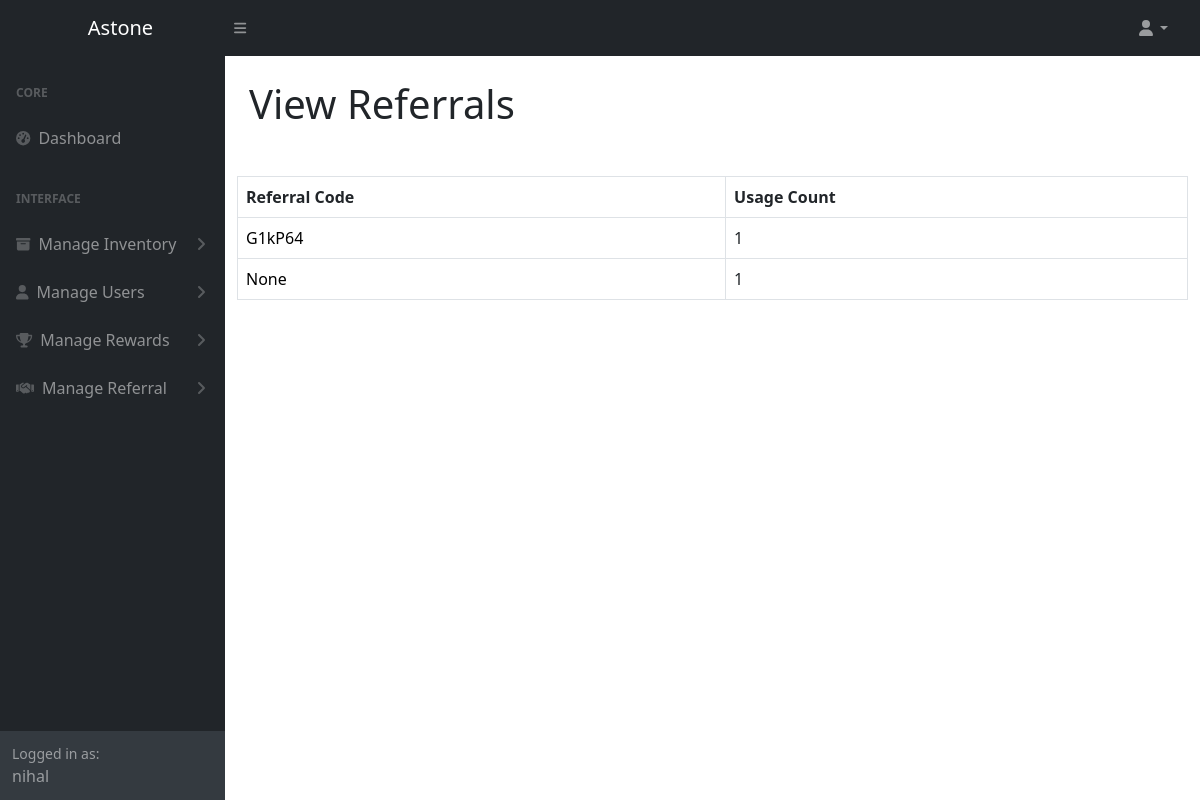
/view_referral (signed in), run on the app's committed database.
### astoneapp/models.py (models this page shows, shortened)
class User(AbstractUser):
    is_admin = models.BooleanField('is admin', default=False)
    is_staff = models.BooleanField('is staff', default=False)
    is_customer = models.BooleanField('is customer', default=False)
    name = models.CharField(max_length=100, default='User')
    mobile_number = models.CharField(max_length=20, default='Nil')
    bank_name = models.CharField(max_length=100, default='Nil')
    bank_account_number = models.CharField(max_length=50, default='Nil')
    ifsc_code = models.CharField(max_length=20, default='Nil')
    upi_id = models.CharField(max_length=100, default='Nil')
    pan_card_name = models.CharField(max_length=100, default='Nil')
    pan_card_number = models.CharField(max_length=20, default='Nil')
    profile_picture = models.ImageField(upload_to='profile_pictures', blank=True, null=True)
    referral_code = models.CharField(max_length=6, unique=True, default='DEFAULTCODE')
    referred_by = models.CharField(max_length=100, null=True, blank=True)
    supercustomer = models.BooleanField(default=False, null=True)
    rewardamount = models.DecimalField(default=0, max_digits=10, decimal_places=2, null=True, blank=True)
    balance = models.DecimalField(default=0, max_digits=10, decimal_places=2)
    withdrawn = models.DecimalField(default=0, max_digits=10, decimal_places=2)

### astoneapp/views.py (the view)
# urls.py: path('view_referral', views.view_referral, name='view_referral'),
def view_referral(request):
    top_referral_codes = (
        Qrcodescanner.objects
        .values('refferalcode')
        .annotate(code_count=Count('userid', distinct=True))
        .order_by('-code_count')
    )
    return render(request, 'astone_admin/view_referral.html', {'top_referral_codes': top_referral_codes})

### astoneapp/templates/astone_admin/view_referral.html
{% extends 'astone_admin/base.html' %}
{% load static %}
{% block content %}
<div class="container-fluid px-4">
    <h1 class="mt-4">View Referrals</h1>
</div>
<div class="container mt-5">
    <table class="table table-bordered">
        <thead>
            <tr>
                <th>Referral Code</th>
                <th>Usage Count</th>
            </tr>
        </thead>
        <tbody>
            {% for entry in top_referral_codes %}
                <tr>
                    <td>
                        {% if entry.refferalcode == 'Nil' %}
                            Without Any Referral
                        {% else %}
                            <a href="{% url 'viewusersingle2' entry.refferalcode %}" style="text-decoration:none; color:black;">{{ entry.refferalcode }}</a>
                        {% endif %}
                    </td>
                    <td>{{ entry.code_count }}</td>
                </tr>
          {% endfor %}
        </tbody>
    </table>
</div>
{% endblock %}

### astoneapp/templates/astone_admin/base.html (shortened to what this page needs)
<!DOCTYPE html>
{% load static %}
<html lang="en">
    <head>
        <link href="https://cdn.jsdelivr.net/npm/simple-datatables@7.1.2/dist/style.min.css" rel="stylesheet" />
        <link href="{% static 'css/styles.css' %}" rel="stylesheet" />
    </head>
{% if request.user.is_authenticated %}
    <body class="sb-nav-fixed">
        <nav class="sb-topnav navbar navbar-expand navbar-dark bg-dark">
            <a class="navbar-brand ps-3" href="{% url 'astoneadminhome' %}" style="text-align:center;">Astone</a>
            <button class="btn btn-link btn-sm order-1 order-lg-0 me-4 me-lg-0" id="sidebarToggle" href="#!"><i class="fas fa-bars"></i></button>
            <ul class="navbar-nav ms-auto ms-md-0 me-3 me-lg-4">
                <li class="nav-item dropdown">
                    <a class="nav-link dropdown-toggle" id="navbarDropdown" href="#" role="button" data-bs-toggle="dropdown" aria-expanded="false"><i class="fas fa-user fa-fw"></i></a>
                </li>
            </ul>
        </nav>
        <div id="layoutSidenav">
        {% if request.user.is_admin %}
            <div id="layoutSidenav_nav">
                <nav class="sb-sidenav accordion sb-sidenav-dark" id="sidenavAccordion">
                    <div class="sb-sidenav-menu">
                        <div class="nav">
                            <div class="sb-sidenav-menu-heading">Core</div>
                            <a class="nav-link" href="{% url 'astoneadminhome' %}">
                                <div class="sb-nav-link-icon"><i class="fas fa-tachometer-alt"></i></div>
                                Dashboard
                            </a>
                            <div class="sb-sidenav-menu-heading">Interface</div>
                            <a class="nav-link collapsed" href="#" data-bs-toggle="collapse" data-bs-target="#collapseLayouts" aria-expanded="false" aria-controls="collapseLayouts">
                                <div class="sb-nav-link-icon"><i class="fas fa-shopping-bag"></i>
                                </div>
                                Manage Products
                                <div class="sb-sidenav-collapse-arrow"><i class="fas fa-angle-down"></i></div>
                            </a>
                            <div class="collapse" id="collapseLayouts" aria-labelledby="headingOne" data-bs-parent="#sidenavAccordion">
                                <nav class="sb-sidenav-menu-nested nav">
                                    <a class="nav-link" href="{% url 'add_category' %}">Manage Category</a>
                                    <a class="nav-link" href="{% url 'subcategory' %}">Manage Subcategory</a>
                                    <a class="nav-link" href="{% url 'add_productimage' %}">Manage Product Images</a>
                                    <a class="nav-link" href="{% url 'addproduct' %}">Add Products</a>
                                    <a class="nav-link" href="{% url 'view_product' %}">View products</a>
                                </nav>
                            </div>
                            <a class="nav-link collapsed" href="#" data-bs-toggle="collapse" data-bs-target="#collapseInventory" aria-expanded="false" aria-controls="collapseInventory">
                                <div class="sb-nav-link-icon"><i class="fas fa-archive"></i></div>
                                Manage Inventory
                                <div class="sb-sidenav-collapse-arrow"><i class="fas fa-angle-down"></i></div>
                            </a>
                            <div class="collapse" id="collapseInventory" aria-labelledby="headingInventory" data-bs-parent="#sidenavAccordion">
                                <nav class="sb-sidenav-menu-nested nav accordion" id="sidenavAccordionInventory">
                                    <a class="nav-link" href="{% url 'view_soldproducts' %}">View Sold Products</a>
                                    <a class="nav-link" href="{% url 'view_unsoldproducts' %}">View UnSold Products</a>
                                    <a class="nav-link" href="{% url 'make_pdf' %}">Print QR Codes</a>
                                </nav>
                            </div>
                            <a class="nav-link collapsed" href="#" data-bs-toggle="collapse" data-bs-target="#collapseUsers" aria-expanded="false" aria-controls="collapseUsers">
                                <div class="sb-nav-link-icon"><i class="fas fa-user"></i></div>
                                Manage Users
                                <div class="sb-sidenav-collapse-arrow"><i class="fas fa-angle-down"></i></div>
                            </a>
                            <div class="collapse" id="collapseUsers" aria-labelledby="headingUsers" data-bs-parent="#sidenavAccordion">
                                <nav class="sb-sidenav-menu-nested nav accordion" id="sidenavAccordionUsers">
                                    <a class="nav-link" href="{% url 'view_users' %}">View Users</a>
                                    <a class="nav-link" href="{% url 'view_supercustomer' %}">View Super Customers</a>
                                </nav>
                            </div>
                            <a class="nav-link collapsed" href="#" data-bs-toggle="collapse" data-bs-target="#pagesCollapseAuth" aria-expanded="false" aria-controls="pagesCollapseError">
                                <div class="sb-nav-link-icon"><i class="fas fa-trophy"></i>
                                </div>
                                Manage Rewards
                                <div class="sb-sidenav-collapse-arrow"><i class="fas fa-angle-down"></i></div>
                            </a>
                            <div class="collapse" id="pagesCollapseAuth" aria-labelledby="headingTwo" data-bs-parent="#sidenavAccordion">
                                <nav class="sb-sidenav-menu-nested nav accordion" id="sidenavAccordionPages">
                                    <a class="nav-link" href="{% url 'view_rewards' %}">View All Rewards</a>
                                    <a class="nav-link" href="{% url 'view_requests' %}">View All Reward Requests</a>
                                    <a class="nav-link" href="{% url 'view_paidrewards' %}">View Paid Rewards</a>
                                </nav>
                            </div>
                            <a class="nav-link collapsed" href="#" data-bs-toggle="collapse" data-bs-target="#collapseReferral" aria-expanded="false" aria-controls="collapseReferral">
                                <div class="sb-nav-link-icon"><i class="fas fa-handshake"></i></div>
                                Manage Referral
                                <div class="sb-sidenav-collapse-arrow"><i class="fas fa-angle-down"></i></div>
                            </a>
                            <div class="collapse" id="collapseReferral" aria-labelledby="headingTwo" data-bs-parent="#sidenavAccordion">
                                <nav class="sb-sidenav-menu-nested nav accordion" id="sidenavAccordionPages">
                                    <a class="nav-link" href="{% url 'view_referral' %}">Referral Scoreboard</a>
                                    {% comment %} <a class="nav-link" href="{% url 'view_commissions' %}">Update Commissions</a>   {% endcomment %}
                                    <a class="nav-link" href="{% url 'referralpayment' %}">Referral Payment</a>
                                </nav>
                            </div>
                            <a class="nav-link collapsed" href="#" data-bs-toggle="collapse" data-bs-target="#collapseStaffs" aria-expanded="false" aria-controls="collapseStaffs">
                                <div class="sb-nav-link-icon"><i class="fas fa-briefcase"></i></div>
                                Manage Staffs
                                <div class="sb-sidenav-collapse-arrow"><i class="fas fa-angle-down"></i></div>
                            </a>
                            <div class="collapse" id="collapseStaffs" aria-labelledby="headingTwo" data-bs-parent="#sidenavAccordion">
                                <nav class="sb-sidenav-menu-nested nav accordion" id="sidenavAccordionPages1">
                                    <a class="nav-link" href="{% url 'add_staff' %}">Add Staff</a>
                                    <a class="nav-link" href="{% url 'view_staff' %}">View Staff</a>
                                </nav>
                            </div>
                            <a class="nav-link collapsed" href="#" data-bs-toggle="collapse" data-bs-target="#collapseEnquiry" aria-expanded="false" aria-controls="collapseEnquiry">
                                <div class="sb-nav-link-icon"><i class="fas fa-question-circle"></i>
                                </div>
                                Manage Enquiry
                                <div class="sb-sidenav-collapse-arrow"><i class="fas fa-angle-down"></i></div>
                            </a>
                            <div class="collapse" id="collapseEnquiry" aria-labelledby="headingTwo" data-bs-parent="#sidenavAccordion">
                                <nav class="sb-sidenav-menu-nested nav accordion" id="sidenavAccordionPages2">
                                    <a class="nav-link" href="{% url 'view_enquiry' %}">View Enquiry</a>
                                </nav>
                            </div>
                        </div>
                    </div>
                    <div class="sb-sidenav-footer">
                        <div class="small">Logged in as:</div>
                        {{request.user}}
                    </div>
                </nav>
            </div>
        {% else %}
        <div id="layoutSidenav_nav">
            <nav class="sb-sidenav accordion sb-sidenav-dark" id="sidenavAccordion">
                <div class="sb-sidenav-menu">
                    <div class="nav">
                        <div class="sb-sidenav-menu-heading">Core</div>
                        <a class="nav-link" href="{% url 'astoneadminhome' %}">
                            <div class="sb-nav-link-icon"><i class="fas fa-tachometer-alt"></i></div>
                            Dashboard
                        </a>
                        <div class="sb-sidenav-menu-heading">Interface</div>
                        <a class="nav-link collapsed" href="#" data-bs-toggle="collapse" data-bs-target="#collapseInventory" aria-expanded="false" aria-controls="collapseInventory">
                            <div class="sb-nav-link-icon"><i class="fas fa-archive"></i></div>
                            Manage Inventory
                            <div class="sb-sidenav-collapse-arrow"><i class="fas fa-angle-down"></i></div>
                        </a>
                        <a class="nav-link collapsed" href="#" data-bs-toggle="collapse" data-bs-target="#collapseUsers" aria-expanded="false" aria-controls="collapseUsers">
                            <div class="sb-nav-link-icon"><i class="fas fa-user"></i></div>
                            Manage Users
                            <div class="sb-sidenav-collapse-arrow"><i class="fas fa-angle-down"></i></div>
                        </a>
                        <a class="nav-link collapsed" href="#" data-bs-toggle="collapse" data-bs-target="#pagesCollapseAuth" aria-expanded="false" aria-controls="pagesCollapseError">
                            <div class="sb-nav-link-icon"><i class="fas fa-trophy"></i>
                            </div>
                            Manage Rewards
                            <div class="sb-sidenav-collapse-arrow"><i class="fas fa-angle-down"></i></div>
                        </a>
                        <a class="nav-link collapsed" href="#" data-bs-toggle="collapse" data-bs-target="#collapseReferral" aria-expanded="false" aria-controls="collapseReferral">
                            <div class="sb-nav-link-icon"><i class="fas fa-handshake"></i></div>
                            Manage Referral
                            <div class="sb-sidenav-collapse-arrow"><i class="fas fa-angle-down"></i></div>
                        </a>
                    </div>
                </div>
                <div class="sb-sidenav-footer">
                    <div class="small">Logged in as:</div>
                    {{request.user}}
                </div>
            </nav>
        </div>
        {% endif %}
            <div id="layoutSidenav_content">
                <main>
                    {% block content %}
                    {% endblock %}
                </main>
            </div>
        </div>
{% else %}
    <h2>Unauthorized user</h2>
{% endif %}
    </body>
</html>

### data on the page
User: user "nihal", refferalcode "G1kP64", code_count "1"

### other printed values
{{ entry.refferalcode }} "None"
{{ entry.code_count }} "1"
